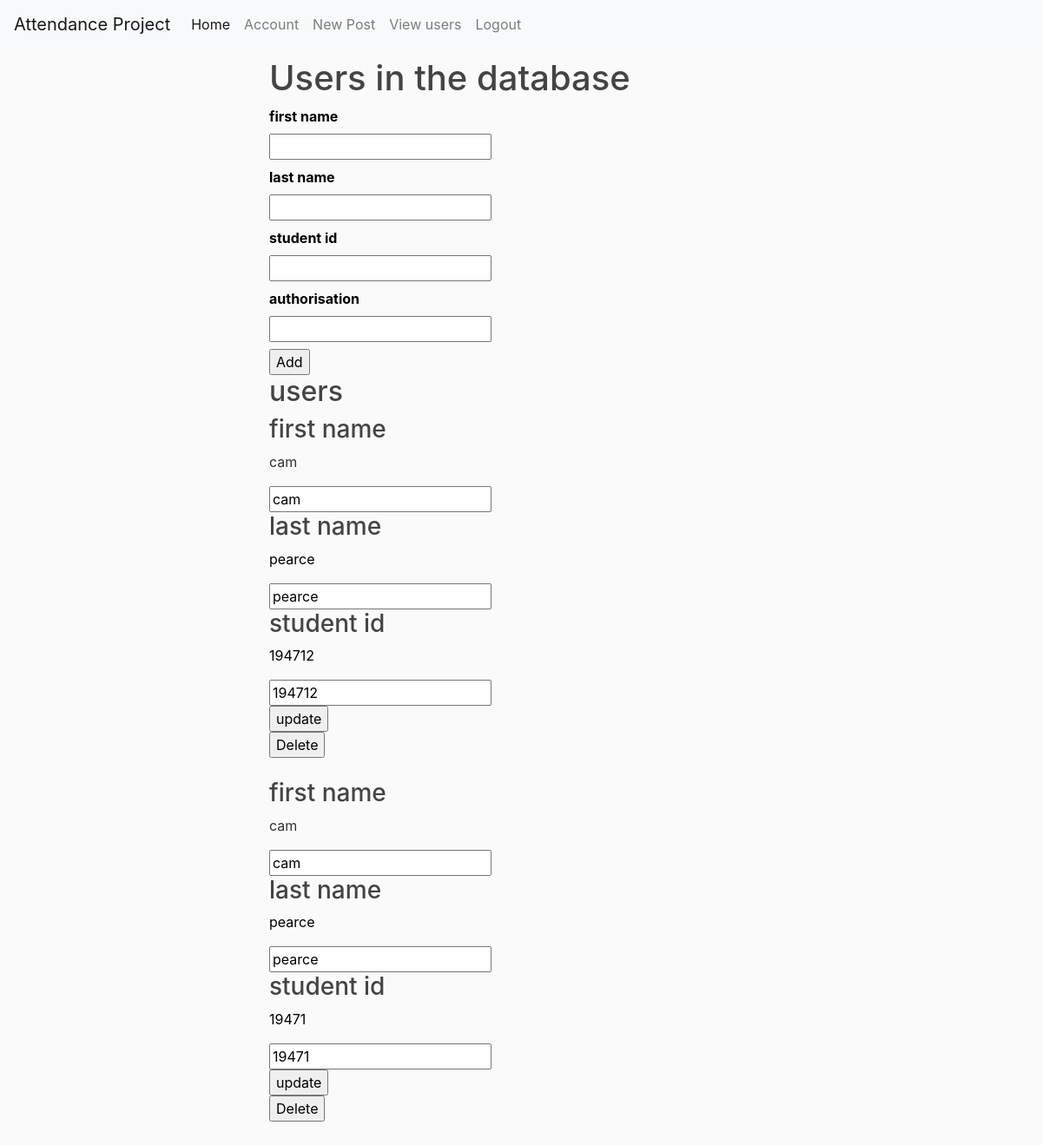
/view_user (signed in), run on an earlier commit of the app's database.
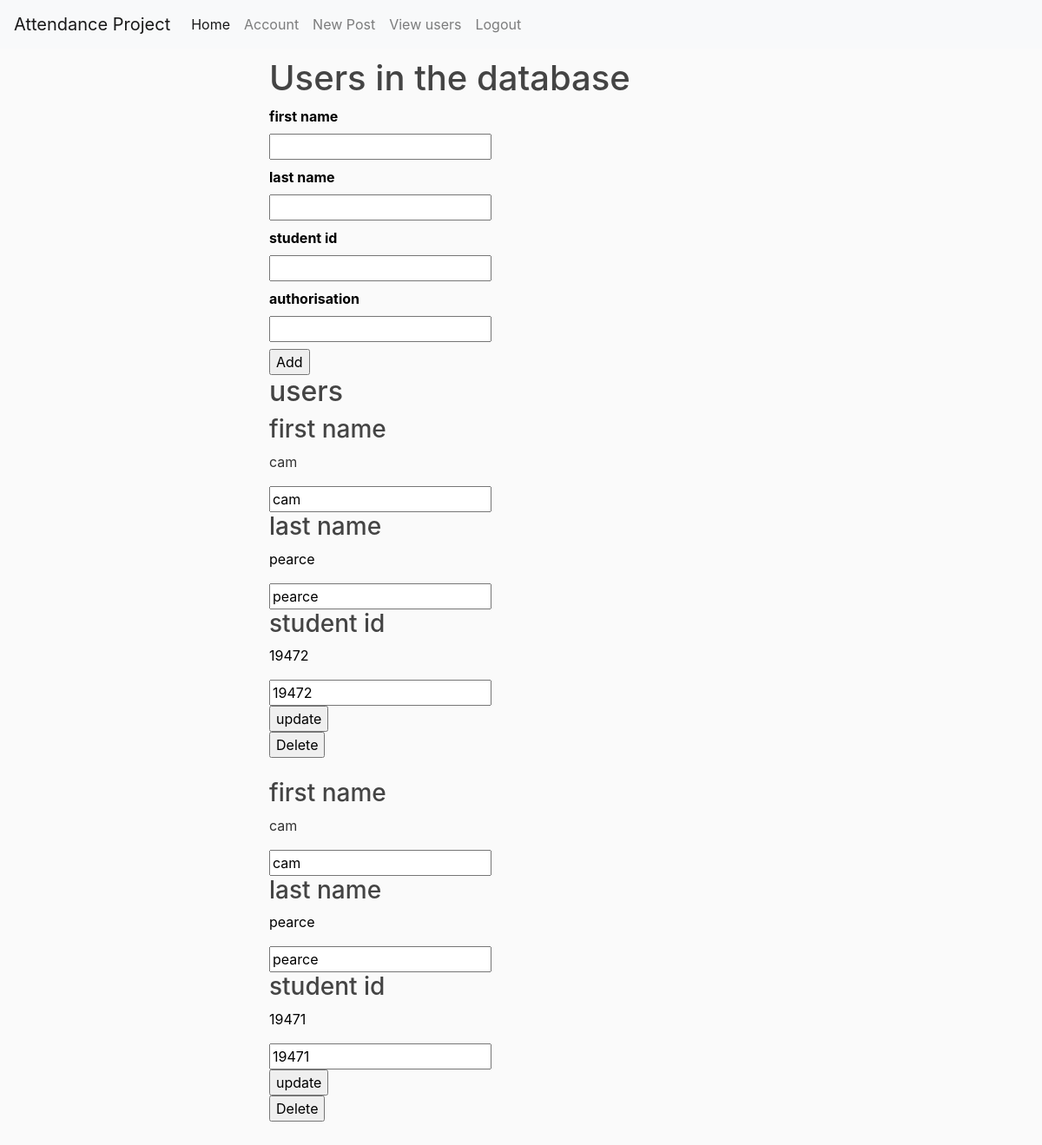
And on a later commit of the database.
### attendance/models.py (models this page shows, shortened)
class User(UserMixin ,db.Model):
    id = db.Column(db.Integer, primary_key=True)
    fname = db.Column(db.String(20), nullable=True)
    lname = db.Column(db.String(20), nullable=True)
    student_id = db.Column(db.String(20), unique=True, nullable=False)
    email = db.Column(db.String(120), unique=True, nullable=False)
    image_file = db.Column(db.String(20), nullable=False, default='default.jpg')
    password = db.Column(db.String(60), nullable=False)
    posts = db.relationship('Post', backref='author', lazy=True)

### attendance/routes.py (the view)
@app.route('/view_user', methods=["GET", "POST"])
@login_required
def view_user():
    form = new_user()
    if request.form:
        user = User(fname=form.fname.data, lname=form.lname.data, student_id=form.student_id.data, auth=form.auth.data)
        db.session.add(user)
        db.session.commit()
    users = User.query.all()
    return render_template('view_user.html', users=users, form=form)

### attendance/forms.py
class new_user(FlaskForm):
    fname = StringField("first name",[validators.length(min=1, max=40), validators.input_required()])
    lname = StringField("last name ",[validators.length(min=1, max=40), validators.input_required()])
    student_id = StringField("student id",[validators.length(min=4, max=10), validators.input_required()])
    auth = StringField("authorisation",[validators.length(min=4, max=20), validators.input_required()])

### attendance/models.py (called while the page is built)
@login_manager.user_loader
def load_user(user_id):
    return User.query.get(int(user_id))

### attendance/templates/view_user.html (shortened to what this page needs)
{%extends "layout.html"%}
{%block content%}
<body>
</body>
    <div class="container">
        <h1>Users in the database</h1>
        {% from "formhelpers.html" import render_field %}
        <div class="addform">
            <form method="POST" action="">
                {{ render_field(form.fname) }}
                {{ render_field(form.lname) }}
                {{ render_field(form.student_id) }}
                {{ render_field(form.auth) }}
                <input type="submit" value="Add">
            </form>
        </div>
        <h2>users</h2>
        {%for user in users %}
        <h3>first name</h3>
        <p>{{user.fname}}</p>
        <form method="POST" action="./update">
            <input type="text" value="{{user.fname}}" name="newfname">
        <h3>last name</h3>
        <p>{{user.lname}} </p>
            <input type="text" value="{{user.lname}}" name="newlname">
        <h3>student id</h3>
        <p>{{user.student_id}} </p>
            <input type="text" value="{{user.student_id}}" name="newstudent_id">
            <br>
            <input type="submit" value="update">
        </form>
        <form method="POST" action="./delete">
            <input type="submit" value="Delete">
        </form>
        <br>
        {%endfor%}
    </div>
</body>
{%endblock%}

What changed in the data, as far as the page shows it:
changed User (number 1 of 2 on the later page): student_id "194712" → "19472"; newstudent_id "194712" → "19472"
